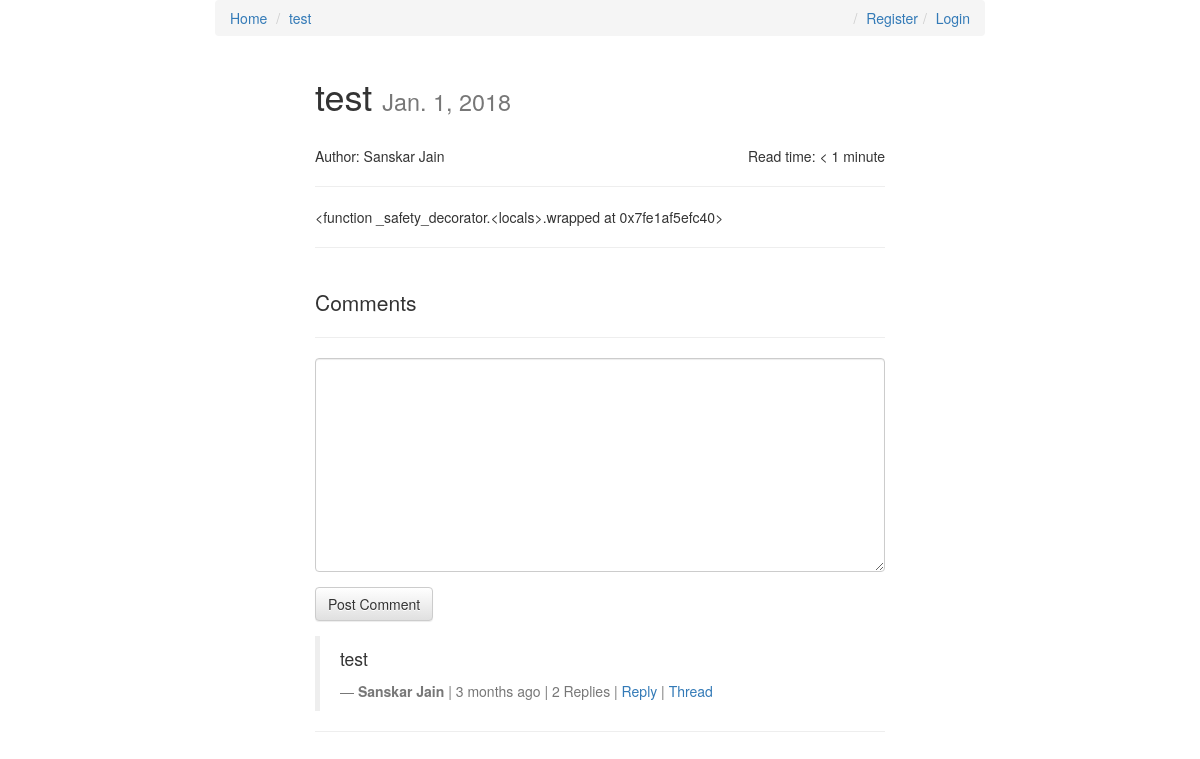
Screenshot of /posts/test with the database file from the repository.
### posts/models.py (models this page shows, shortened)
class Post(models.Model):
	user 			= models.ForeignKey(settings.AUTH_USER_MODEL, default=1, on_delete=models.CASCADE)
	title 			= models.CharField(max_length = 256)
	image 			= models.ImageField(null=True, blank=True, width_field='width_field', height_field='height_field')
	slug 			= models.SlugField(unique=True)
	height_field 	= models.IntegerField(default=0)
	width_field 	= models.IntegerField(default=0)
	content 		= models.TextField()
	draft 			= models.BooleanField(default=False)
	publish 		= models.DateField(auto_now=False, auto_now_add=False)
	read_time		= models.IntegerField(null=True, blank=True)
	created_on 		= models.DateTimeField(auto_now_add = True)
	updated_on 		= models.DateTimeField(auto_now = True)
	objects = PostManager()
	class Meta:
		ordering = ['-created_on', '-updated_on']
	def get_absolute_url(self):
		return reverse('posts:detail', kwargs={'slug':self.slug})
	def get_markdown(self):
		return mark_safe(markdown(self.content))
	@property
	def comments(self):
		return Comment.objects.filter_by_instance(self)
	@property
	def get_content_type(self):
		return ContentType.objects.get_for_model(self.__class__)

### comments/models.py (models this page shows, shortened)
class Comment(models.Model):
	user 			= models.ForeignKey(settings.AUTH_USER_MODEL, default=1, on_delete=models.CASCADE)
	content_type 	= models.ForeignKey(ContentType, on_delete=models.CASCADE)
	object_id 		= models.PositiveIntegerField()
	content_object 	= GenericForeignKey('content_type', 'object_id')
	parent			= models.ForeignKey('self', null=True, blank=True, on_delete=models.CASCADE)
	content 		= models.TextField()
	created_on 		= models.DateTimeField(auto_now_add=True)
	objects = CommentManager()
	class Meta:
		ordering = ['-created_on']
	def children(self):
		return Comment.objects.filter(parent=self)
	def get_absolute_url(self):
		return reverse('comments:thread', kwargs={'id':self.id})

### posts/views.py (the view, shortened to what this page needs)
# urls.py: path('<slug:slug>', post_detail, name='detail'),
def post_detail(request,slug=None):
	instance = get_object_or_404(Post,slug=slug)
	if instance.draft or instance.publish > timezone.now().date():
		print(instance.draft)
		print(timezone.now().date())
		if not request.user.is_staff or not request.user.is_superuser:
			raise Http404
	initial_data = {
		'content_type': instance.get_content_type,
		'object_id': instance.id
	}
	comments = instance.comments
	comment_form = CommentForm(request.POST or None, initial=initial_data)
	context = {
		'title': instance.title,
		'instance': instance,
		'comments': comments,
		'comment_form': comment_form,
	}
	return render(request, 'post_detail.html', context)

### comments/forms.py
class CommentForm(forms.Form):
	content_type 	= forms.CharField(widget=forms.HiddenInput)
	object_id 		= forms.IntegerField(widget=forms.HiddenInput)
	content 		= forms.CharField(label='',widget=forms.Textarea)

### comments/models.py (called while the page is built)
	def filter_by_instance(self, instance):
		content_type = ContentType.objects.get_for_model(instance.__class__)
		object_id = instance.id
		return super(CommentManager, self).filter(content_type=content_type, object_id=object_id, parent=None)

### templates/post_detail.html (shortened to what this page needs)
{% extends 'base.html' %}
{% load urlify %}
{% load crispy_forms_tags %}
{% block post_detail_link %}
	<li><a href="{{ instance.get_absolute_url }}">{{ instance.title }}</a></li>
{% endblock %}
{% block content %}
	{% if instance %}
		<div class="col-sm-6 col-sm-offset-3">
			<h1>{{ instance.title }}
				<small>
					{{ instance.publish }}
				</small>
			</h1><br />
			<p>
				{% if instance.user.get_full_name %}
					<span>Author: {{ instance.user.get_full_name }}</span>
				{% endif %}
				<span class="read-time">Read time: {% if instance.read_time <= 1 %}< 1 minute {% else %}{{ instance.read_time }} minutes{% endif %}</span>
			</p>
			<hr />
			<div class="row">
				<div class="col-sm-12 post-detail-item">
					{{ instance.get_markdown }}<br />
				</div>
			</div>
			<hr />
			<br />
			<div>
				<p class="lead">Comments</p>
				<hr />
				<div style="padding-bottom: 15px">
					<form method="POST" action="">
						{{ comment_form|crispy }}
						<input type="submit" class="btn btn-default" value="Post Comment">
					</form>
				</div>
				{% for comment in comments %}
					<blockquote>
						<p>{{ comment.content }}</p>
						<footer><strong>{{ comment.user.get_full_name }} </strong>| {{ comment.created_on|timesince }} ago |{% if comment.children.count > 0 %} {{ comment.children.count }} Repl{% endif %}{% if comment.children.count > 1 %}ies | {% elif comment.children.count > 0 %}y | {% endif %}<a href="#" class="comment-reply-btn"> Reply</a> | <a href="{{ comment.get_absolute_url }}"> Thread</a>{% if request.user == comment.user or request.user.is_staff %}<a href="{{ comment.get_delete_url }}"> | Delete </a>{% endif %}</footer>
					</blockquote>
				{% endfor %}
				<hr />
			</div>
		</div>
	{% endif %}
{% endblock %}

### static/css/base.css (style rules this page uses)
.read-time { float: right; }

### rows the page displays
Post: title "test", publish "Jan. 1, 2018", user.get_full_name "Sanskar Jain", get_markdown "<function _safety_decorator.<locals>.wrapped at 0x7fe1af5efc40>"
Comment: content "test", user.get_full_name "Sanskar Jain", created_on "3 months", children.count "2", shows "ies |"
